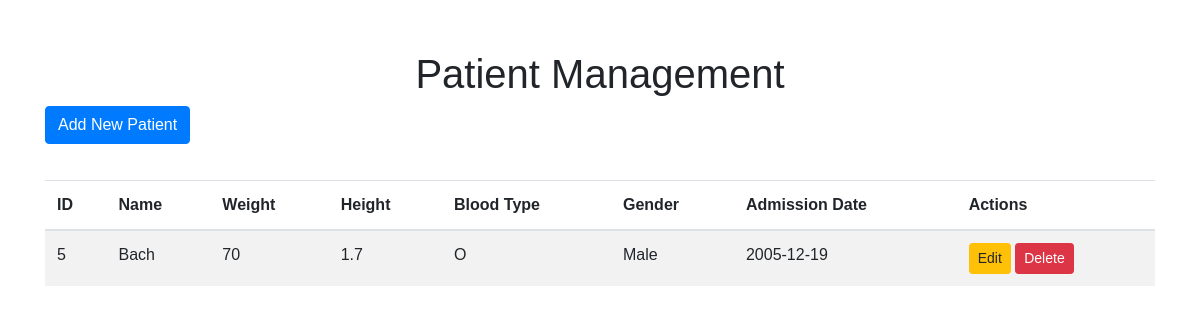
Before: / with the older database file.
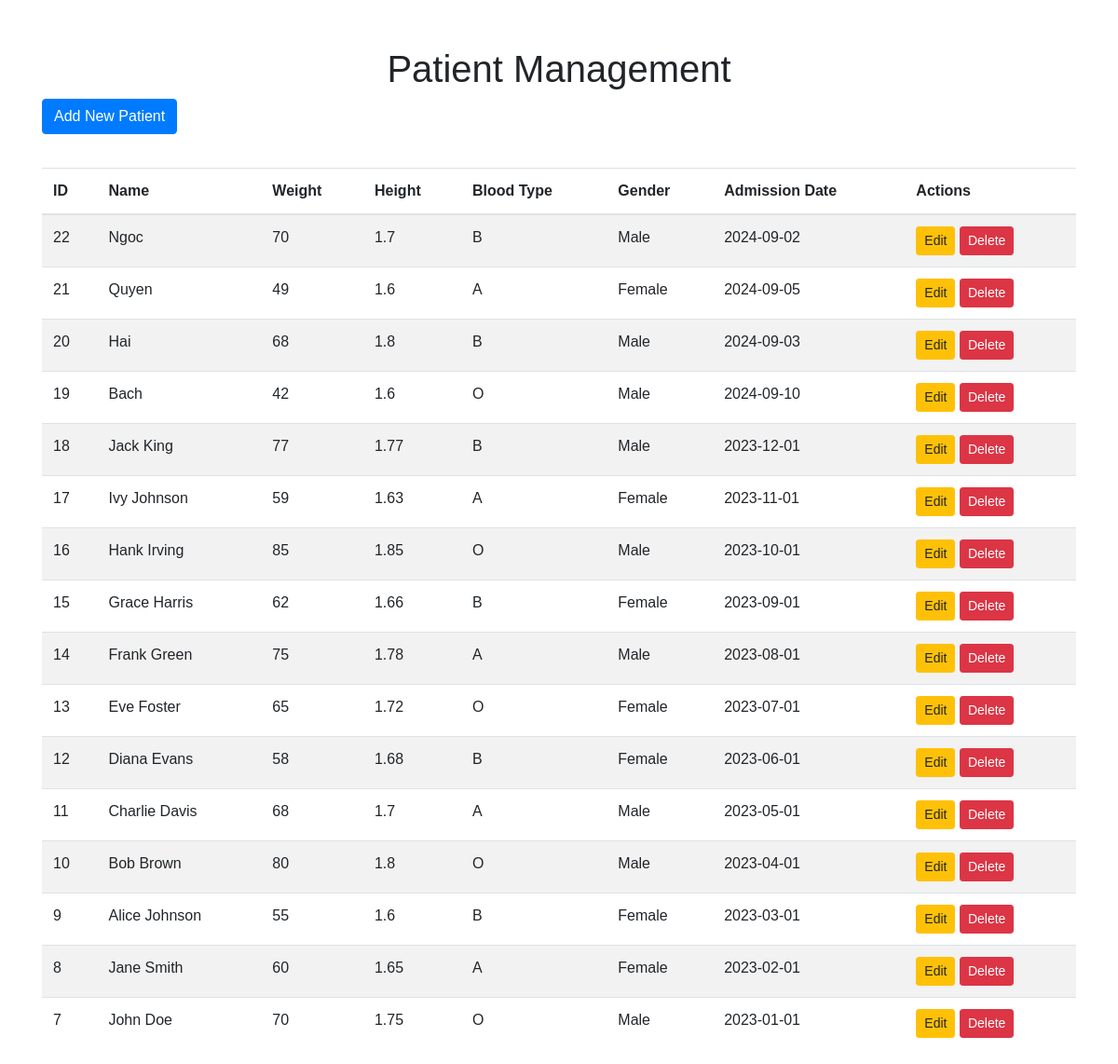
After: the same page with the newer database file.
### tables this page shows
CREATE TABLE patients (
            id INTEGER PRIMARY KEY AUTOINCREMENT,
            ten TEXT NOT NULL,
            can_nang INTEGER NOT NULL CHECK(can_nang BETWEEN 30 AND 90),
            chieu_cao REAL NOT NULL CHECK(chieu_cao BETWEEN 1.5 AND 1.9),
            nhom_mau TEXT CHECK(nhom_mau IN ('A', 'B', 'O')),
            gioi BOOLEAN NOT NULL,
            ngay_nhap_vien DATE NOT NULL
        );

### app.py (the view)
@app.route('/')
def index():
    conn = connect_db()
    cursor = conn.cursor()
    cursor.execute('SELECT * FROM patients ORDER BY id DESC')
    patients = cursor.fetchall()
    conn.close()
    return render_template('index.html', patients=patients)

### app.py (called while the page is built)
def connect_db():
    return sqlite3.connect('patients.db')

### templates/index.html (shortened to what this page needs)
<!DOCTYPE html>
<html lang="en">
<head>
    <link rel="stylesheet" href="https://stackpath.bootstrapcdn.com/bootstrap/4.5.2/css/bootstrap.min.css">
    <link rel="stylesheet" href="{{ url_for('static', filename='style.css') }}">
    <link rel="stylesheet" href="https://cdnjs.cloudflare.com/ajax/libs/font-awesome/5.15.3/css/all.min.css">
</head>
<body>
    <div class="container">
        <h1 class="mt-5">Patient Management</h1>
        <a href="{{ url_for('add') }}" class="btn btn-primary mb-3">Add New Patient</a>
        <table class="table table-striped">
            <thead>
                <tr>
                    <th class="no-select">ID</th>
                    <th class="no-select" onclick="sortTable(1)">Name </th>
                    <th class="no-select" onclick="sortTable(2)">Weight </th>
                    <th class="no-select" onclick="sortTable(3)">Height </th>
                    <th class="no-select" onclick="sortTable(4)">Blood Type </th>
                    <th class="no-select" onclick="sortTable(5)">Gender </th>
                    <th class="no-select" onclick="sortTable(6)">Admission Date </th>
                    <th class="no-select">Actions</th>
                </tr>
            </thead>
            <tbody id="patientTable">
                {% for patient in patients %}
                <tr>
                    <td>{{ patient[0] }}</td>
                    <td>{{ patient[1] }}</td>
                    <td>{{ patient[2] }}</td>
                    <td>{{ patient[3] }}</td>
                    <td>{{ patient[4] }}</td>
                    <td>{{ 'Male' if patient[5] else 'Female' }}</td>
                    <td>{{ patient[6] }}</td>
                    <td>
                        <a href="{{ url_for('edit', id=patient[0]) }}" class="btn btn-warning btn-sm">Edit</a>
                        <form action="{{ url_for('delete', id=patient[0]) }}" method="post" style="display:inline;">
                            <button type="submit" class="btn btn-danger btn-sm">Delete</button>
                        </form>
                    </td>
                </tr>
                {% endfor %}
            </tbody>
        </table>
    </div>
</body>
</html>

### static/style.css (style rules this page uses)
body { font-family: Arial, sans-serif; }
h1 { text-align: center; margin-top: 20px; }
.container { margin-top: 50px; }
form { max-width: 600px; margin: auto; }
table { margin-top: 20px; }
.no-select { -webkit-user-select: none; -moz-user-select: none; -ms-user-select: none; user-select: none; }
th { position: relative; cursor: pointer; }

Changed rows visible on the page:
removed patients: id "5", ten "Bach", can_nang "70", chieu_cao "1.7", nhom_mau "O", gioi "Male", ngay_nhap_vien "2005-12-19"
added patients: id "22", ten "Ngoc", can_nang "70", chieu_cao "1.7", nhom_mau "B", gioi "Male", ngay_nhap_vien "2024-09-02"
added patients: id "21", ten "Quyen", can_nang "49", chieu_cao "1.6", nhom_mau "A", gioi "Female", ngay_nhap_vien "2024-09-05"
added patients: id "20", ten "Hai", can_nang "68", chieu_cao "1.8", nhom_mau "B", gioi "Male", ngay_nhap_vien "2024-09-03"
added patients: id "19", ten "Bach", can_nang "42", chieu_cao "1.6", nhom_mau "O", gioi "Male", ngay_nhap_vien "2024-09-10"
added patients: id "18", ten "Jack King", can_nang "77", chieu_cao "1.77", nhom_mau "B", gioi "Male", ngay_nhap_vien "2023-12-01"
added patients: id "17", ten "Ivy Johnson", can_nang "59", chieu_cao "1.63", nhom_mau "A", gioi "Female", ngay_nhap_vien "2023-11-01"
added patients: id "16", ten "Hank Irving", can_nang "85", chieu_cao "1.85", nhom_mau "O", gioi "Male", ngay_nhap_vien "2023-10-01"
added patients: id "15", ten "Grace Harris", can_nang "62", chieu_cao "1.66", nhom_mau "B", gioi "Female", ngay_nhap_vien "2023-09-01"
added patients: id "14", ten "Frank Green", can_nang "75", chieu_cao "1.78", nhom_mau "A", gioi "Male", ngay_nhap_vien "2023-08-01"
added patients: id "13", ten "Eve Foster", can_nang "65", chieu_cao "1.72", nhom_mau "O", gioi "Female", ngay_nhap_vien "2023-07-01"
added patients: id "12", ten "Diana Evans", can_nang "58", chieu_cao "1.68", nhom_mau "B", gioi "Female", ngay_nhap_vien "2023-06-01"
added patients: id "11", ten "Charlie Davis", can_nang "68", chieu_cao "1.7", nhom_mau "A", gioi "Male", ngay_nhap_vien "2023-05-01"
added patients: id "10", ten "Bob Brown", can_nang "80", chieu_cao "1.8", nhom_mau "O", gioi "Male", ngay_nhap_vien "2023-04-01"
added patients: id "9", ten "Alice Johnson", can_nang "55", chieu_cao "1.6", nhom_mau "B", gioi "Female", ngay_nhap_vien "2023-03-01"
added patients: id "8", ten "Jane Smith", can_nang "60", chieu_cao "1.65", nhom_mau "A", gioi "Female", ngay_nhap_vien "2023-02-01"
added patients: id "7", ten "John Doe", can_nang "70", chieu_cao "1.75", nhom_mau "O", gioi "Male", ngay_nhap_vien "2023-01-01"
